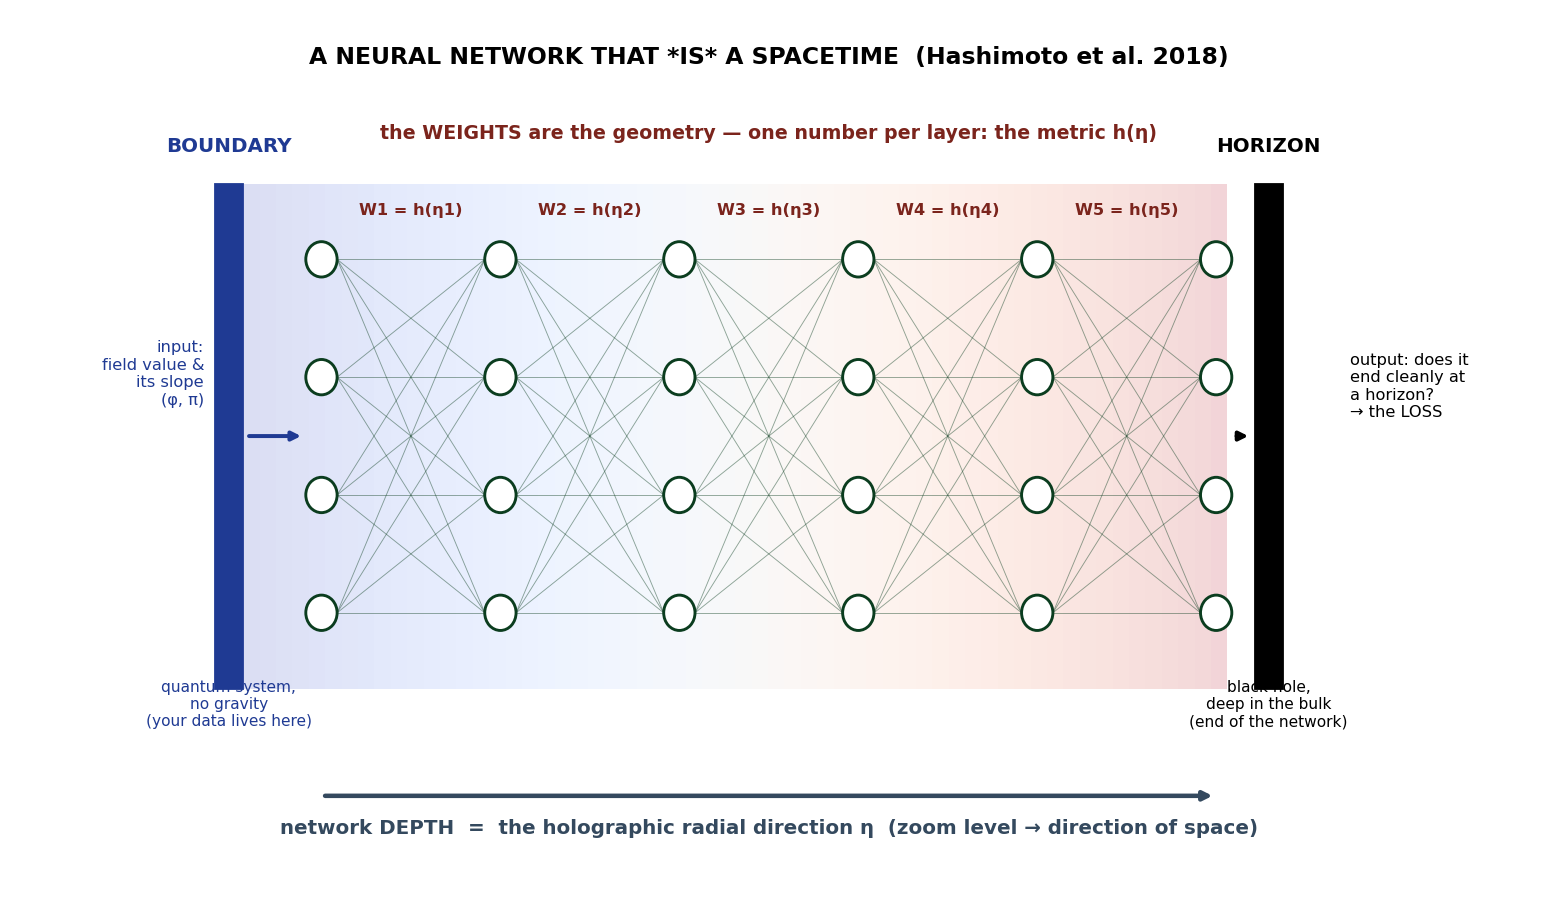

Reproduce this figure in Python.
"""
Diagram: the Hashimoto et al. mapping — a neural network whose depth IS the
holographic radial dimension, boundary data at the input, black-hole horizon
at the output.
"""
import numpy as np
import matplotlib.pyplot as plt
from matplotlib.patches import Circle, FancyArrowPatch, Rectangle, FancyBboxPatch

OUT = "/Users/sumit/Github/BlackHole"
fig, ax = plt.subplots(figsize=(12, 7))

n_layers = 6
xs = np.linspace(1.5, 9.5, n_layers)
n_nodes = 4
ys = np.linspace(1.8, 4.6, n_nodes)

# spacetime gradient background: boundary (left, blue) -> deep bulk (right, red)
for i in range(60):
    x0 = 0.8 + i*(9.6-0.8)/60
    ax.add_patch(Rectangle((x0, 1.2), (9.6-0.8)/60, 4.0,
                 color=plt.cm.coolwarm(i/60), alpha=0.18, lw=0))

# boundary wall (left)
ax.add_patch(Rectangle((0.55, 1.2), 0.25, 4.0, color="#1f3a93"))
ax.text(0.67, 5.45, "BOUNDARY", ha="center", fontsize=11, fontweight="bold", color="#1f3a93")
ax.text(0.67, 0.9, "quantum system,\nno gravity\n(your data lives here)", ha="center", fontsize=8.5, color="#1f3a93")

# horizon (right)
ax.add_patch(Rectangle((9.85, 1.2), 0.25, 4.0, color="black"))
ax.text(9.97, 5.45, "HORIZON", ha="center", fontsize=11, fontweight="bold")
ax.text(9.97, 0.9, "black hole,\ndeep in the bulk\n(end of the network)", ha="center", fontsize=8.5)

# network: nodes and connections
for li, x in enumerate(xs):
    for y in ys:
        ax.add_patch(Circle((x, y), 0.14, facecolor="white", edgecolor="#0b3d1f", lw=1.6, zorder=5))
    if li < n_layers-1:
        for y1 in ys:
            for y2 in ys:
                ax.plot([x+0.14, xs[li+1]-0.14], [y1, y2], color="#0b3d1f", lw=0.5, alpha=0.45, zorder=4)

# weight labels = metric h(eta)
for li in range(n_layers-1):
    xm = (xs[li]+xs[li+1])/2
    ax.text(xm, 4.95, f"W{li+1} = h(η{li+1})", ha="center", fontsize=9, color="#7b241c", fontweight="bold")
ax.text(5.5, 5.55, "the WEIGHTS are the geometry — one number per layer: the metric h(η)",
        ha="center", fontsize=10.5, color="#7b241c", fontweight="bold")

# input/output arrows
ax.annotate("", xy=(1.35, 3.2), xytext=(0.82, 3.2), arrowprops=dict(arrowstyle="-|>", color="#1f3a93", lw=2.2))
ax.text(0.45, 3.45, "input:\nfield value &\nits slope\n(φ, π)", ha="right", fontsize=9, color="#1f3a93")
ax.annotate("", xy=(9.82, 3.2), xytext=(9.65, 3.2), arrowprops=dict(arrowstyle="-|>", color="black", lw=2.2))
ax.text(10.7, 3.35, "output: does it\nend cleanly at\na horizon?\n→ the LOSS", ha="left", fontsize=9)

# depth axis = radial direction
ax.annotate("", xy=(9.5, 0.35), xytext=(1.5, 0.35), arrowprops=dict(arrowstyle="-|>", color="#34495e", lw=2.5))
ax.text(5.5, 0.05, "network DEPTH  =  the holographic radial direction η  (zoom level → direction of space)",
        ha="center", fontsize=11, fontweight="bold", color="#34495e")

ax.text(5.5, 6.15, "A NEURAL NETWORK THAT *IS* A SPACETIME  (Hashimoto et al. 2018)",
        ha="center", fontsize=13, fontweight="bold")

ax.set_xlim(-1.2, 12.4); ax.set_ylim(-0.4, 6.5)
ax.set_xticks([]); ax.set_yticks([]); ax.axis("off")
fig.tight_layout(); fig.savefig(f"{OUT}/nn_spacetime.png", dpi=130); plt.close(fig)
print("done: nn_spacetime.png")
